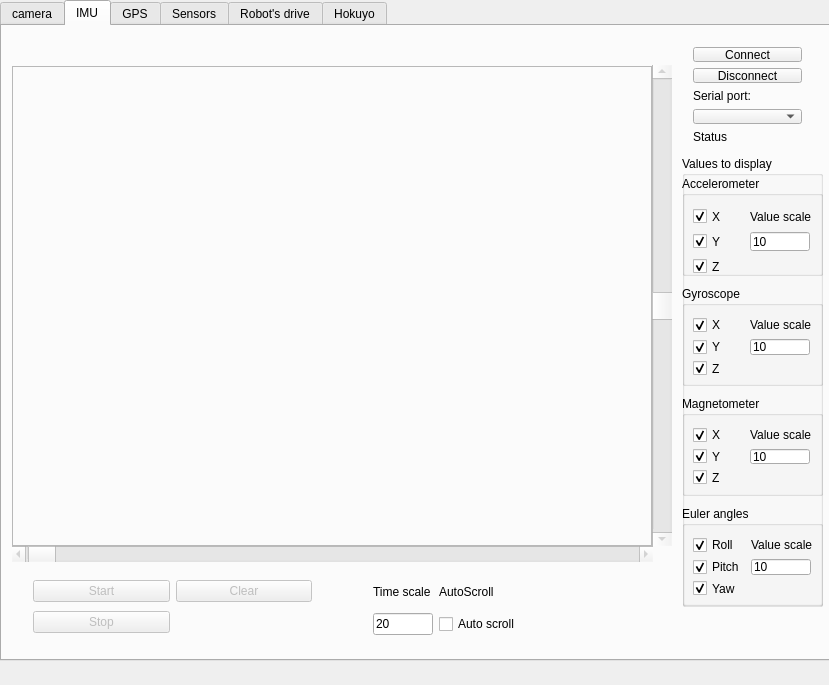
<?xml version="1.0" encoding="UTF-8"?>
<ui version="4.0">
 <class>TrobotQtClass</class>
 <widget class="QMainWindow" name="TrobotQtClass">
  <property name="geometry">
   <rect>
    <x>0</x>
    <y>0</y>
    <width>829</width>
    <height>685</height>
   </rect>
  </property>
  <property name="windowTitle">
   <string>Trobot</string>
  </property>
  <property name="locale">
   <locale language="English" country="UnitedStates"/>
  </property>
  <widget class="QWidget" name="centralWidget">
   <widget class="QTabWidget" name="mainTab">
    <property name="geometry">
     <rect>
      <x>0</x>
      <y>0</y>
      <width>831</width>
      <height>661</height>
     </rect>
    </property>
    <property name="currentIndex">
     <number>1</number>
    </property>
    <widget class="QWidget" name="cameraTab">
     <attribute name="title">
      <string>camera</string>
     </attribute>
     <widget class="QLabel" name="cameraLabel">
      <property name="geometry">
       <rect>
        <x>30</x>
        <y>60</y>
        <width>640</width>
        <height>480</height>
       </rect>
      </property>
      <property name="frameShape">
       <enum>QFrame::StyledPanel</enum>
      </property>
      <property name="text">
       <string/>
      </property>
     </widget>
     <widget class="QPushButton" name="cameraNewWindowButton">
      <property name="geometry">
       <rect>
        <x>680</x>
        <y>60</y>
        <width>121</width>
        <height>23</height>
       </rect>
      </property>
      <property name="text">
       <string>Open in new window</string>
      </property>
     </widget>
    </widget>
    <widget class="QWidget" name="imuTab">
     <attribute name="title">
      <string>IMU</string>
     </attribute>
     <widget class="QLabel" name="imuDisplayLabel">
      <property name="geometry">
       <rect>
        <x>10</x>
        <y>40</y>
        <width>640</width>
        <height>480</height>
       </rect>
      </property>
      <property name="frameShape">
       <enum>QFrame::StyledPanel</enum>
      </property>
      <property name="text">
       <string/>
      </property>
     </widget>
     <widget class="QGroupBox" name="imuValuesGroupBox">
      <property name="geometry">
       <rect>
        <x>680</x>
        <y>130</y>
        <width>141</width>
        <height>451</height>
       </rect>
      </property>
      <property name="title">
       <string>Values to display</string>
      </property>
      <widget class="QGroupBox" name="accelGroupBox">
       <property name="geometry">
        <rect>
         <x>0</x>
         <y>20</y>
         <width>141</width>
         <height>100</height>
        </rect>
       </property>
       <property name="title">
        <string>Accelerometer</string>
       </property>
       <widget class="QWidget" name="gridLayoutWidget_7">
        <property name="geometry">
         <rect>
          <x>0</x>
          <y>20</y>
          <width>141</width>
          <height>91</height>
         </rect>
        </property>
        <layout class="QGridLayout" name="gridLayout_5">
         <item row="4" column="0">
          <widget class="QCheckBox" name="accelZcheckBox">
           <property name="text">
            <string>Z</string>
           </property>
           <property name="checked">
            <bool>true</bool>
           </property>
          </widget>
         </item>
         <item row="1" column="1">
          <widget class="QLabel" name="label_12">
           <property name="text">
            <string>Value scale</string>
           </property>
          </widget>
         </item>
         <item row="3" column="1">
          <widget class="QLineEdit" name="accelScaleLineEdit">
           <property name="sizePolicy">
            <sizepolicy hsizetype="Fixed" vsizetype="Fixed">
             <horstretch>40</horstretch>
             <verstretch>0</verstretch>
            </sizepolicy>
           </property>
           <property name="maximumSize">
            <size>
             <width>60</width>
             <height>16777215</height>
            </size>
           </property>
           <property name="text">
            <string>10</string>
           </property>
          </widget>
         </item>
         <item row="3" column="0">
          <widget class="QCheckBox" name="accelYcheckBox">
           <property name="text">
            <string>Y</string>
           </property>
           <property name="checked">
            <bool>true</bool>
           </property>
          </widget>
         </item>
         <item row="1" column="0">
          <widget class="QCheckBox" name="accelXcheckBox">
           <property name="text">
            <string>X</string>
           </property>
           <property name="checked">
            <bool>true</bool>
           </property>
          </widget>
         </item>
        </layout>
       </widget>
      </widget>
      <widget class="QGroupBox" name="gyroGroupBox">
       <property name="geometry">
        <rect>
         <x>0</x>
         <y>130</y>
         <width>141</width>
         <height>100</height>
        </rect>
       </property>
       <property name="title">
        <string>Gyroscope</string>
       </property>
       <widget class="QWidget" name="gridLayoutWidget_9">
        <property name="geometry">
         <rect>
          <x>0</x>
          <y>20</y>
          <width>141</width>
          <height>81</height>
         </rect>
        </property>
        <layout class="QGridLayout" name="gridLayout_7">
         <item row="0" column="0">
          <widget class="QCheckBox" name="gyroXcheckBox">
           <property name="text">
            <string>X</string>
           </property>
           <property name="checked">
            <bool>true</bool>
           </property>
          </widget>
         </item>
         <item row="1" column="0">
          <widget class="QCheckBox" name="gyroYcheckBox">
           <property name="text">
            <string>Y</string>
           </property>
           <property name="checked">
            <bool>true</bool>
           </property>
          </widget>
         </item>
         <item row="2" column="0">
          <widget class="QCheckBox" name="gyroZcheckBox">
           <property name="text">
            <string>Z</string>
           </property>
           <property name="checked">
            <bool>true</bool>
           </property>
          </widget>
         </item>
         <item row="0" column="1">
          <widget class="QLabel" name="label_15">
           <property name="text">
            <string>Value scale</string>
           </property>
          </widget>
         </item>
         <item row="1" column="1">
          <widget class="QLineEdit" name="gyroScaleLineEdit">
           <property name="maximumSize">
            <size>
             <width>60</width>
             <height>16777215</height>
            </size>
           </property>
           <property name="text">
            <string>10</string>
           </property>
          </widget>
         </item>
        </layout>
       </widget>
      </widget>
      <widget class="QGroupBox" name="magGroupBox">
       <property name="geometry">
        <rect>
         <x>0</x>
         <y>240</y>
         <width>141</width>
         <height>100</height>
        </rect>
       </property>
       <property name="title">
        <string>Magnetometer</string>
       </property>
       <widget class="QWidget" name="gridLayoutWidget_8">
        <property name="geometry">
         <rect>
          <x>0</x>
          <y>20</y>
          <width>141</width>
          <height>80</height>
         </rect>
        </property>
        <layout class="QGridLayout" name="gridLayout_6">
         <item row="0" column="0">
          <widget class="QCheckBox" name="magXcheckBox">
           <property name="text">
            <string>X</string>
           </property>
           <property name="checked">
            <bool>true</bool>
           </property>
          </widget>
         </item>
         <item row="1" column="0">
          <widget class="QCheckBox" name="magYcheckBox">
           <property name="text">
            <string>Y</string>
           </property>
           <property name="checked">
            <bool>true</bool>
           </property>
          </widget>
         </item>
         <item row="2" column="0">
          <widget class="QCheckBox" name="magZcheckBox">
           <property name="text">
            <string>Z</string>
           </property>
           <property name="checked">
            <bool>true</bool>
           </property>
          </widget>
         </item>
         <item row="0" column="1">
          <widget class="QLabel" name="label_13">
           <property name="text">
            <string>Value scale</string>
           </property>
          </widget>
         </item>
         <item row="1" column="1">
          <widget class="QLineEdit" name="magScaleLineEdit">
           <property name="maximumSize">
            <size>
             <width>60</width>
             <height>16777215</height>
            </size>
           </property>
           <property name="text">
            <string>10</string>
           </property>
          </widget>
         </item>
        </layout>
       </widget>
      </widget>
      <widget class="QGroupBox" name="eulerGroupBox">
       <property name="geometry">
        <rect>
         <x>0</x>
         <y>350</y>
         <width>141</width>
         <height>100</height>
        </rect>
       </property>
       <property name="title">
        <string>Euler angles</string>
       </property>
       <widget class="QWidget" name="gridLayoutWidget_10">
        <property name="geometry">
         <rect>
          <x>0</x>
          <y>20</y>
          <width>141</width>
          <height>81</height>
         </rect>
        </property>
        <layout class="QGridLayout" name="gridLayout_8">
         <item row="0" column="0">
          <widget class="QCheckBox" name="eulerRollCheckBox">
           <property name="text">
            <string>Roll</string>
           </property>
           <property name="checked">
            <bool>true</bool>
           </property>
          </widget>
         </item>
         <item row="1" column="0">
          <widget class="QCheckBox" name="eulerPitchCheckBox">
           <property name="text">
            <string>Pitch</string>
           </property>
           <property name="checked">
            <bool>true</bool>
           </property>
          </widget>
         </item>
         <item row="2" column="0">
          <widget class="QCheckBox" name="eulerYawCheckBox">
           <property name="text">
            <string>Yaw</string>
           </property>
           <property name="checked">
            <bool>true</bool>
           </property>
          </widget>
         </item>
         <item row="0" column="1">
          <widget class="QLabel" name="label_16">
           <property name="text">
            <string>Value scale</string>
           </property>
          </widget>
         </item>
         <item row="1" column="1">
          <widget class="QLineEdit" name="eulerScaleLineEdit">
           <property name="maximumSize">
            <size>
             <width>60</width>
             <height>16777215</height>
            </size>
           </property>
           <property name="text">
            <string>10</string>
           </property>
          </widget>
         </item>
        </layout>
       </widget>
      </widget>
     </widget>
     <widget class="QWidget" name="verticalLayoutWidget_5">
      <property name="geometry">
       <rect>
        <x>680</x>
        <y>10</y>
        <width>131</width>
        <height>118</height>
       </rect>
      </property>
      <layout class="QVBoxLayout" name="verticalLayout_5">
       <item>
        <widget class="QPushButton" name="imuConnectButton">
         <property name="text">
          <string>Connect</string>
         </property>
        </widget>
       </item>
       <item>
        <widget class="QPushButton" name="imuDisconnectButton">
         <property name="text">
          <string>Disconnect</string>
         </property>
        </widget>
       </item>
       <item>
        <widget class="QLabel" name="label_2">
         <property name="text">
          <string>Serial port:</string>
         </property>
        </widget>
       </item>
       <item>
        <widget class="QComboBox" name="imuPortCombo"/>
       </item>
       <item>
        <widget class="QLabel" name="imuStatusLabel">
         <property name="text">
          <string>Status</string>
         </property>
        </widget>
       </item>
      </layout>
     </widget>
     <widget class="QWidget" name="gridLayoutWidget">
      <property name="geometry">
       <rect>
        <x>20</x>
        <y>540</y>
        <width>301</width>
        <height>83</height>
       </rect>
      </property>
      <layout class="QGridLayout" name="gridLayout">
       <item row="1" column="1">
        <widget class="QPushButton" name="imuClearButton">
         <property name="enabled">
          <bool>false</bool>
         </property>
         <property name="text">
          <string>Clear</string>
         </property>
        </widget>
       </item>
       <item row="1" column="0">
        <widget class="QPushButton" name="imuStartButton">
         <property name="enabled">
          <bool>false</bool>
         </property>
         <property name="text">
          <string>Start</string>
         </property>
        </widget>
       </item>
       <item row="2" column="0">
        <widget class="QPushButton" name="imuStopButton">
         <property name="enabled">
          <bool>false</bool>
         </property>
         <property name="text">
          <string>Stop</string>
         </property>
        </widget>
       </item>
      </layout>
     </widget>
     <widget class="QWidget" name="gridLayoutWidget_6">
      <property name="geometry">
       <rect>
        <x>360</x>
        <y>540</y>
        <width>241</width>
        <height>90</height>
       </rect>
      </property>
      <layout class="QGridLayout" name="gridLayout_4">
       <item row="0" column="0">
        <widget class="QLabel" name="label_10">
         <property name="sizePolicy">
          <sizepolicy hsizetype="Preferred" vsizetype="Fixed">
           <horstretch>0</horstretch>
           <verstretch>0</verstretch>
          </sizepolicy>
         </property>
         <property name="text">
          <string>Time scale</string>
         </property>
        </widget>
       </item>
       <item row="2" column="0">
        <widget class="QLineEdit" name="imuTimeScaleLineEdit">
         <property name="sizePolicy">
          <sizepolicy hsizetype="Fixed" vsizetype="Fixed">
           <horstretch>60</horstretch>
           <verstretch>0</verstretch>
          </sizepolicy>
         </property>
         <property name="maximumSize">
          <size>
           <width>60</width>
           <height>16777215</height>
          </size>
         </property>
         <property name="text">
          <string>20</string>
         </property>
        </widget>
       </item>
       <item row="0" column="1">
        <widget class="QLabel" name="label_11">
         <property name="text">
          <string>AutoScroll</string>
         </property>
        </widget>
       </item>
       <item row="2" column="1">
        <widget class="QCheckBox" name="imuAutoScrollCheckBox">
         <property name="text">
          <string>Auto scroll</string>
         </property>
        </widget>
       </item>
      </layout>
     </widget>
     <widget class="QScrollBar" name="imuTimeScrollBar">
      <property name="enabled">
       <bool>false</bool>
      </property>
      <property name="geometry">
       <rect>
        <x>10</x>
        <y>520</y>
        <width>641</width>
        <height>16</height>
       </rect>
      </property>
      <property name="minimum">
       <number>-10</number>
      </property>
      <property name="maximum">
       <number>2000</number>
      </property>
      <property name="orientation">
       <enum>Qt::Horizontal</enum>
      </property>
     </widget>
     <widget class="QScrollBar" name="imuValueScrollBar">
      <property name="enabled">
       <bool>false</bool>
      </property>
      <property name="geometry">
       <rect>
        <x>650</x>
        <y>39</y>
        <width>20</width>
        <height>481</height>
       </rect>
      </property>
      <property name="minimum">
       <number>-1000</number>
      </property>
      <property name="maximum">
       <number>1000</number>
      </property>
      <property name="orientation">
       <enum>Qt::Vertical</enum>
      </property>
     </widget>
    </widget>
    <widget class="QWidget" name="gpsTab">
     <attribute name="title">
      <string>GPS</string>
     </attribute>
     <widget class="QLabel" name="gpsDisplayLabel">
      <property name="geometry">
       <rect>
        <x>20</x>
        <y>50</y>
        <width>640</width>
        <height>480</height>
       </rect>
      </property>
      <property name="frameShape">
       <enum>QFrame::StyledPanel</enum>
      </property>
      <property name="text">
       <string/>
      </property>
     </widget>
     <widget class="QWidget" name="verticalLayoutWidget_7">
      <property name="geometry">
       <rect>
        <x>670</x>
        <y>20</y>
        <width>131</width>
        <height>118</height>
       </rect>
      </property>
      <layout class="QVBoxLayout" name="verticalLayout_7">
       <item>
        <widget class="QPushButton" name="gpsConnectButton">
         <property name="text">
          <string>Connect</string>
         </property>
        </widget>
       </item>
       <item>
        <widget class="QPushButton" name="gpsDisconnectButton">
         <property name="text">
          <string>Disconnect</string>
         </property>
        </widget>
       </item>
       <item>
        <widget class="QLabel" name="label_5">
         <property name="text">
          <string>Serial port:</string>
         </property>
        </widget>
       </item>
       <item>
        <widget class="QComboBox" name="gpsPortCombo"/>
       </item>
       <item>
        <widget class="QLabel" name="gpsStatusLabel">
         <property name="text">
          <string>Status</string>
         </property>
        </widget>
       </item>
      </layout>
     </widget>
     <widget class="QGroupBox" name="gpsValuesGroupBox">
      <property name="geometry">
       <rect>
        <x>670</x>
        <y>379</y>
        <width>131</width>
        <height>111</height>
       </rect>
      </property>
      <property name="title">
       <string>Values to display</string>
      </property>
      <widget class="QWidget" name="verticalLayoutWidget_8">
       <property name="geometry">
        <rect>
         <x>10</x>
         <y>20</y>
         <width>111</width>
         <height>81</height>
        </rect>
       </property>
       <layout class="QVBoxLayout" name="verticalLayout_8">
        <item>
         <widget class="QCheckBox" name="longtitudeCheckBox">
          <property name="text">
           <string>Longtitude</string>
          </property>
         </widget>
        </item>
        <item>
         <widget class="QCheckBox" name="lattitudeCheckBox">
          <property name="text">
           <string>Lattitude</string>
          </property>
         </widget>
        </item>
       </layout>
      </widget>
     </widget>
     <widget class="QWidget" name="verticalLayoutWidget_9">
      <property name="geometry">
       <rect>
        <x>670</x>
        <y>150</y>
        <width>131</width>
        <height>131</height>
       </rect>
      </property>
      <layout class="QVBoxLayout" name="verticalLayout_9">
       <item>
        <widget class="QLabel" name="label_7">
         <property name="text">
          <string>GPS time:</string>
         </property>
        </widget>
       </item>
       <item>
        <widget class="QLabel" name="gpsTimeLabel">
         <property name="text">
          <string>time</string>
         </property>
        </widget>
       </item>
       <item>
        <widget class="QLabel" name="label_9">
         <property name="text">
          <string>Fix status:</string>
         </property>
        </widget>
       </item>
       <item>
        <widget class="QLabel" name="gpsFixLabel">
         <property name="text">
          <string>fix?</string>
         </property>
        </widget>
       </item>
      </layout>
     </widget>
    </widget>
    <widget class="QWidget" name="sensorsTab">
     <attribute name="title">
      <string>Sensors</string>
     </attribute>
     <widget class="QWidget" name="verticalLayoutWidget_10">
      <property name="geometry">
       <rect>
        <x>670</x>
        <y>20</y>
        <width>131</width>
        <height>118</height>
       </rect>
      </property>
      <layout class="QVBoxLayout" name="verticalLayout_10">
       <item>
        <widget class="QPushButton" name="sensorsConnectButton">
         <property name="text">
          <string>Connect</string>
         </property>
        </widget>
       </item>
       <item>
        <widget class="QPushButton" name="sensorsDisconnectButton">
         <property name="text">
          <string>Disconnect</string>
         </property>
        </widget>
       </item>
       <item>
        <widget class="QLabel" name="label_6">
         <property name="text">
          <string>Serial port:</string>
         </property>
        </widget>
       </item>
       <item>
        <widget class="QComboBox" name="sensorsPortCombo"/>
       </item>
       <item>
        <widget class="QLabel" name="sensorsStatusLabel">
         <property name="text">
          <string>Status</string>
         </property>
        </widget>
       </item>
      </layout>
     </widget>
     <widget class="QGroupBox" name="sensorsAnalogGroupBox">
      <property name="geometry">
       <rect>
        <x>30</x>
        <y>30</y>
        <width>241</width>
        <height>181</height>
       </rect>
      </property>
      <property name="title">
       <string>Analog inputs</string>
      </property>
      <widget class="QWidget" name="gridLayoutWidget_4">
       <property name="geometry">
        <rect>
         <x>10</x>
         <y>20</y>
         <width>221</width>
         <height>151</height>
        </rect>
       </property>
       <layout class="QGridLayout" name="sensorsAnalogLayout">
        <item row="0" column="0">
         <widget class="QLabel" name="label_19">
          <property name="text">
           <string>Input</string>
          </property>
         </widget>
        </item>
        <item row="0" column="1">
         <widget class="QLabel" name="label_20">
          <property name="text">
           <string>Value</string>
          </property>
         </widget>
        </item>
        <item row="0" column="2">
         <widget class="QLabel" name="label_21">
          <property name="text">
           <string>Sensor type</string>
          </property>
         </widget>
        </item>
       </layout>
      </widget>
     </widget>
     <widget class="QGroupBox" name="sensorsDigitalGroupBox">
      <property name="geometry">
       <rect>
        <x>20</x>
        <y>240</y>
        <width>691</width>
        <height>111</height>
       </rect>
      </property>
      <property name="title">
       <string>GroupBox</string>
      </property>
      <widget class="QWidget" name="gridLayoutWidget_5">
       <property name="geometry">
        <rect>
         <x>10</x>
         <y>20</y>
         <width>671</width>
         <height>80</height>
        </rect>
       </property>
       <layout class="QGridLayout" name="sensorsDigitalLayout">
        <item row="0" column="1">
         <widget class="QLabel" name="label_14">
          <property name="text">
           <string>Pin no</string>
          </property>
         </widget>
        </item>
        <item row="1" column="1">
         <widget class="QLabel" name="label_31">
          <property name="text">
           <string>Output</string>
          </property>
         </widget>
        </item>
        <item row="2" column="1">
         <widget class="QLabel" name="label_32">
          <property name="text">
           <string>State</string>
          </property>
         </widget>
        </item>
       </layout>
      </widget>
     </widget>
    </widget>
    <widget class="QWidget" name="robotDriveTab">
     <attribute name="title">
      <string>Robot's drive</string>
     </attribute>
     <widget class="QWidget" name="gridLayoutWidget_2">
      <property name="geometry">
       <rect>
        <x>60</x>
        <y>340</y>
        <width>321</width>
        <height>201</height>
       </rect>
      </property>
      <layout class="QGridLayout" name="gridLayout_2">
       <item row="1" column="0">
        <widget class="QPushButton" name="robotDriveLeftButton">
         <property name="enabled">
          <bool>false</bool>
         </property>
         <property name="sizePolicy">
          <sizepolicy hsizetype="Minimum" vsizetype="Minimum">
           <horstretch>0</horstretch>
           <verstretch>0</verstretch>
          </sizepolicy>
         </property>
         <property name="minimumSize">
          <size>
           <width>75</width>
           <height>75</height>
          </size>
         </property>
         <property name="maximumSize">
          <size>
           <width>75</width>
           <height>75</height>
          </size>
         </property>
         <property name="text">
          <string>Left</string>
         </property>
        </widget>
       </item>
       <item row="1" column="1">
        <widget class="QPushButton" name="robotDriveDownButton">
         <property name="enabled">
          <bool>false</bool>
         </property>
         <property name="sizePolicy">
          <sizepolicy hsizetype="Minimum" vsizetype="Minimum">
           <horstretch>0</horstretch>
           <verstretch>0</verstretch>
          </sizepolicy>
         </property>
         <property name="minimumSize">
          <size>
           <width>75</width>
           <height>75</height>
          </size>
         </property>
         <property name="maximumSize">
          <size>
           <width>75</width>
           <height>75</height>
          </size>
         </property>
         <property name="text">
          <string>Down</string>
         </property>
        </widget>
       </item>
       <item row="1" column="2">
        <widget class="QPushButton" name="robotDriveRightButton">
         <property name="enabled">
          <bool>false</bool>
         </property>
         <property name="sizePolicy">
          <sizepolicy hsizetype="Minimum" vsizetype="Minimum">
           <horstretch>0</horstretch>
           <verstretch>0</verstretch>
          </sizepolicy>
         </property>
         <property name="minimumSize">
          <size>
           <width>75</width>
           <height>75</height>
          </size>
         </property>
         <property name="maximumSize">
          <size>
           <width>75</width>
           <height>75</height>
          </size>
         </property>
         <property name="text">
          <string>Right</string>
         </property>
        </widget>
       </item>
       <item row="0" column="1">
        <widget class="QPushButton" name="robotDriveUpButton">
         <property name="enabled">
          <bool>false</bool>
         </property>
         <property name="sizePolicy">
          <sizepolicy hsizetype="Minimum" vsizetype="Minimum">
           <horstretch>0</horstretch>
           <verstretch>0</verstretch>
          </sizepolicy>
         </property>
         <property name="minimumSize">
          <size>
           <width>75</width>
           <height>75</height>
          </size>
         </property>
         <property name="maximumSize">
          <size>
           <width>75</width>
           <height>75</height>
          </size>
         </property>
         <property name="text">
          <string>Up</string>
         </property>
        </widget>
       </item>
      </layout>
     </widget>
     <widget class="QGroupBox" name="robotDriveMotorCtrlGroupBox">
      <property name="geometry">
       <rect>
        <x>50</x>
        <y>30</y>
        <width>201</width>
        <height>291</height>
       </rect>
      </property>
      <property name="title">
       <string>Motors control</string>
      </property>
      <widget class="QWidget" name="gridLayoutWidget_3">
       <property name="geometry">
        <rect>
         <x>9</x>
         <y>19</y>
         <width>183</width>
         <height>261</height>
        </rect>
       </property>
       <layout class="QGridLayout" name="gridLayout_3">
        <item row="1" column="2">
         <widget class="QSlider" name="robotDriveRightMotorSlider">
          <property name="enabled">
           <bool>false</bool>
          </property>
          <property name="minimum">
           <number>-1000</number>
          </property>
          <property name="maximum">
           <number>1000</number>
          </property>
          <property name="orientation">
           <enum>Qt::Vertical</enum>
          </property>
         </widget>
        </item>
        <item row="0" column="0">
         <widget class="QLabel" name="label">
          <property name="text">
           <string>Left motor</string>
          </property>
         </widget>
        </item>
        <item row="0" column="2">
         <widget class="QLabel" name="label_3">
          <property name="text">
           <string>Right motor</string>
          </property>
         </widget>
        </item>
        <item row="2" column="0">
         <widget class="QLabel" name="robotDriveLeftMotorLabel">
          <property name="text">
           <string>0</string>
          </property>
          <property name="alignment">
           <set>Qt::AlignCenter</set>
          </property>
         </widget>
        </item>
        <item row="2" column="2">
         <widget class="QLabel" name="robotDriveRightMotorLabel">
          <property name="text">
           <string>0</string>
          </property>
          <property name="alignment">
           <set>Qt::AlignCenter</set>
          </property>
         </widget>
        </item>
        <item row="3" column="0">
         <widget class="QPushButton" name="robotDriveLeftMotorStopButton">
          <property name="enabled">
           <bool>false</bool>
          </property>
          <property name="text">
           <string>Stop</string>
          </property>
         </widget>
        </item>
        <item row="3" column="2">
         <widget class="QPushButton" name="robotDriveRightMotorStopButton">
          <property name="enabled">
           <bool>false</bool>
          </property>
          <property name="text">
           <string>Stop</string>
          </property>
         </widget>
        </item>
        <item row="1" column="0">
         <widget class="QSlider" name="robotDriveLeftMotorSlider">
          <property name="enabled">
           <bool>false</bool>
          </property>
          <property name="layoutDirection">
           <enum>Qt::LeftToRight</enum>
          </property>
          <property name="autoFillBackground">
           <bool>false</bool>
          </property>
          <property name="minimum">
           <number>-1000</number>
          </property>
          <property name="maximum">
           <number>1000</number>
          </property>
          <property name="orientation">
           <enum>Qt::Vertical</enum>
          </property>
         </widget>
        </item>
       </layout>
      </widget>
     </widget>
     <widget class="QWidget" name="verticalLayoutWidget_6">
      <property name="geometry">
       <rect>
        <x>660</x>
        <y>20</y>
        <width>131</width>
        <height>151</height>
       </rect>
      </property>
      <layout class="QVBoxLayout" name="verticalLayout_6">
       <item>
        <widget class="QPushButton" name="robotDriveConnectButton">
         <property name="text">
          <string>Connect</string>
         </property>
        </widget>
       </item>
       <item>
        <widget class="QPushButton" name="robotDriveDisconnectButton">
         <property name="text">
          <string>Disconnect</string>
         </property>
        </widget>
       </item>
       <item>
        <widget class="QPushButton" name="robotDriveSearchButton">
         <property name="text">
          <string>Search</string>
         </property>
        </widget>
       </item>
       <item>
        <widget class="QLabel" name="label_4">
         <property name="text">
          <string>Serial port:</string>
         </property>
        </widget>
       </item>
       <item>
        <widget class="QComboBox" name="robotDrivePortCombo"/>
       </item>
       <item>
        <widget class="QLabel" name="robotDriveStatusLabel">
         <property name="text">
          <string>Status</string>
         </property>
        </widget>
       </item>
      </layout>
     </widget>
    </widget>
    <widget class="QWidget" name="hokuyoTab">
     <attribute name="title">
      <string>Hokuyo</string>
     </attribute>
     <widget class="QLabel" name="hokuyoDisplayLabel">
      <property name="geometry">
       <rect>
        <x>10</x>
        <y>20</y>
        <width>600</width>
        <height>600</height>
       </rect>
      </property>
      <property name="frameShape">
       <enum>QFrame::StyledPanel</enum>
      </property>
      <property name="text">
       <string/>
      </property>
     </widget>
     <widget class="QWidget" name="verticalLayoutWidget_11">
      <property name="geometry">
       <rect>
        <x>660</x>
        <y>30</y>
        <width>131</width>
        <height>118</height>
       </rect>
      </property>
      <layout class="QVBoxLayout" name="verticalLayout_11">
       <item>
        <widget class="QPushButton" name="hokuyoConnectButton">
         <property name="text">
          <string>Connect</string>
         </property>
        </widget>
       </item>
       <item>
        <widget class="QPushButton" name="hokuyoDisconnectButton">
         <property name="text">
          <string>Disconnect</string>
         </property>
        </widget>
       </item>
       <item>
        <widget class="QLabel" name="label_8">
         <property name="text">
          <string>Serial port:</string>
         </property>
        </widget>
       </item>
       <item>
        <widget class="QComboBox" name="hokuyoPortCombo"/>
       </item>
       <item>
        <widget class="QLabel" name="hokuyoStatusLabel">
         <property name="text">
          <string>Status</string>
         </property>
        </widget>
       </item>
      </layout>
     </widget>
    </widget>
   </widget>
  </widget>
  <widget class="QMenuBar" name="mainMenu">
   <property name="geometry">
    <rect>
     <x>0</x>
     <y>0</y>
     <width>829</width>
     <height>21</height>
    </rect>
   </property>
  </widget>
 </widget>
 <layoutdefault spacing="6" margin="11"/>
 <resources>
  <include location="trobotqt.qrc"/>
 </resources>
 <connections/>
</ui>
